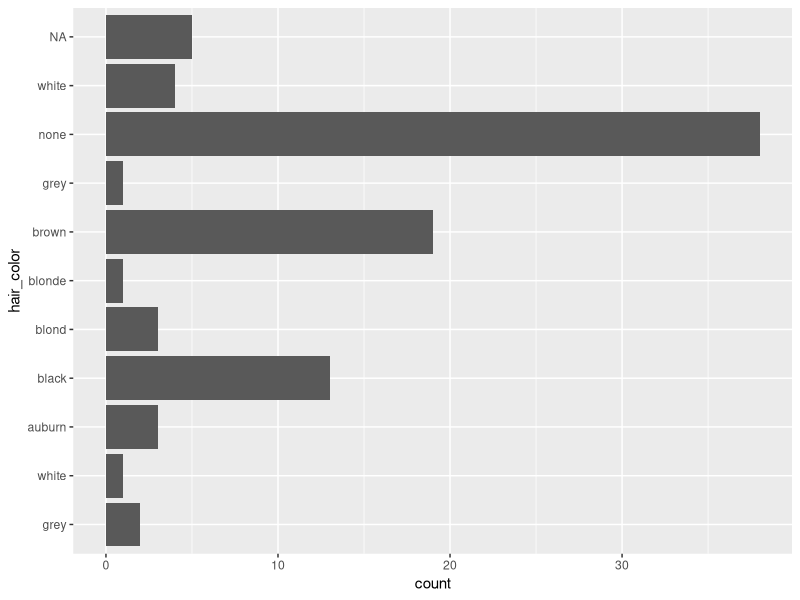
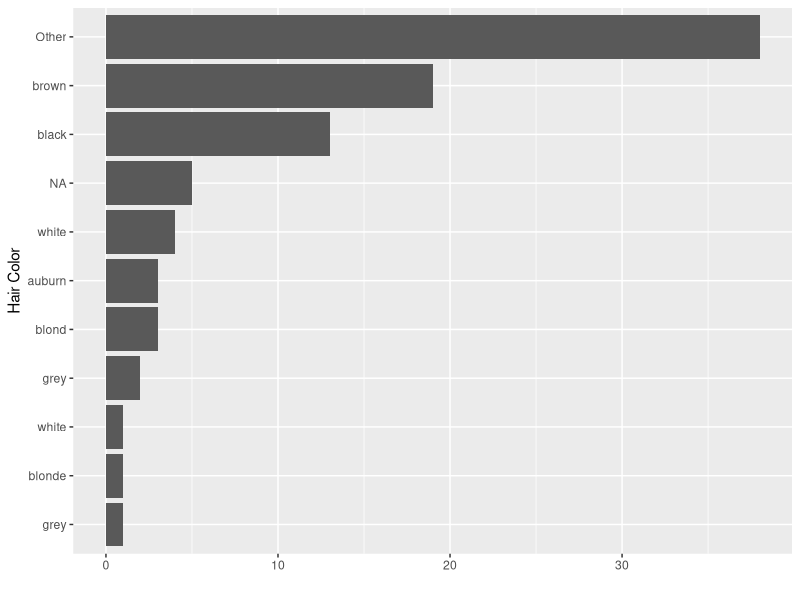
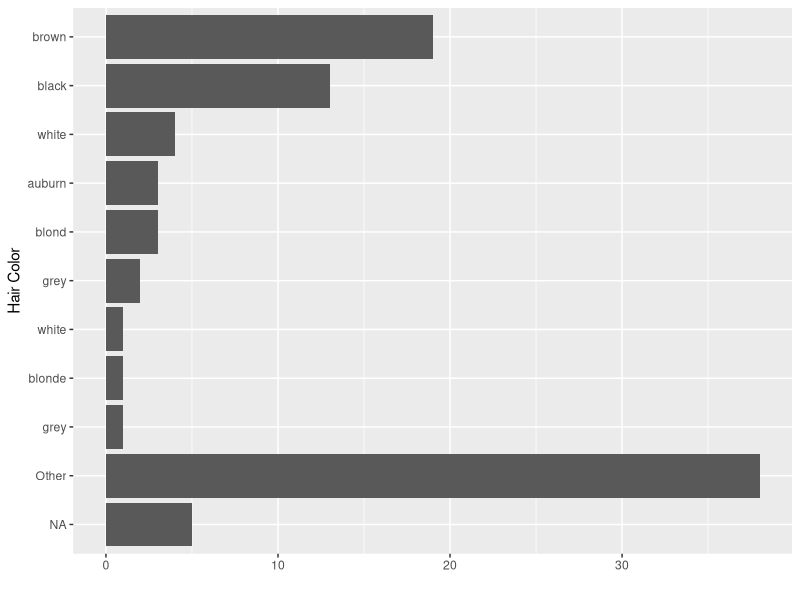
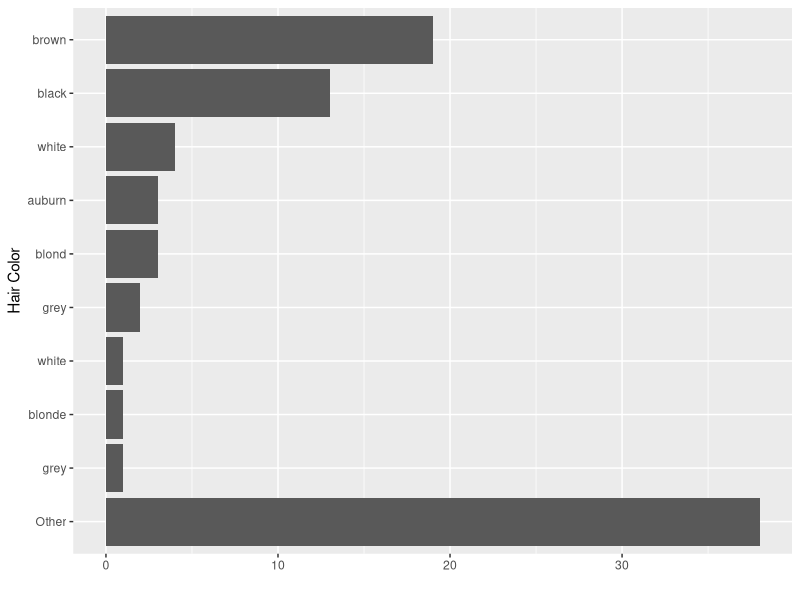
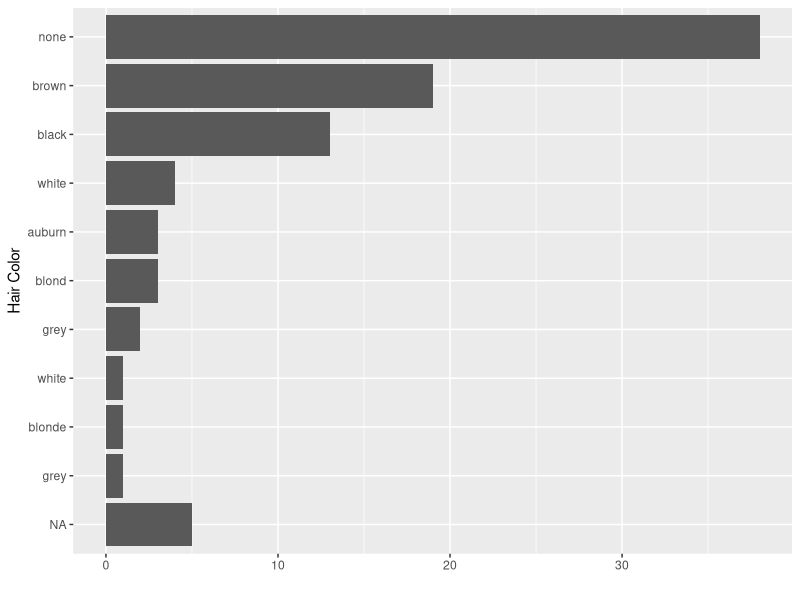
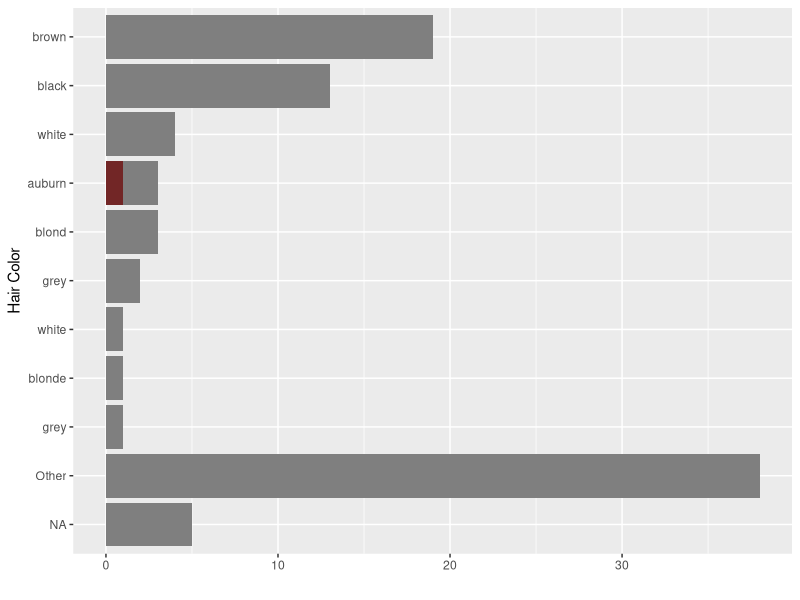
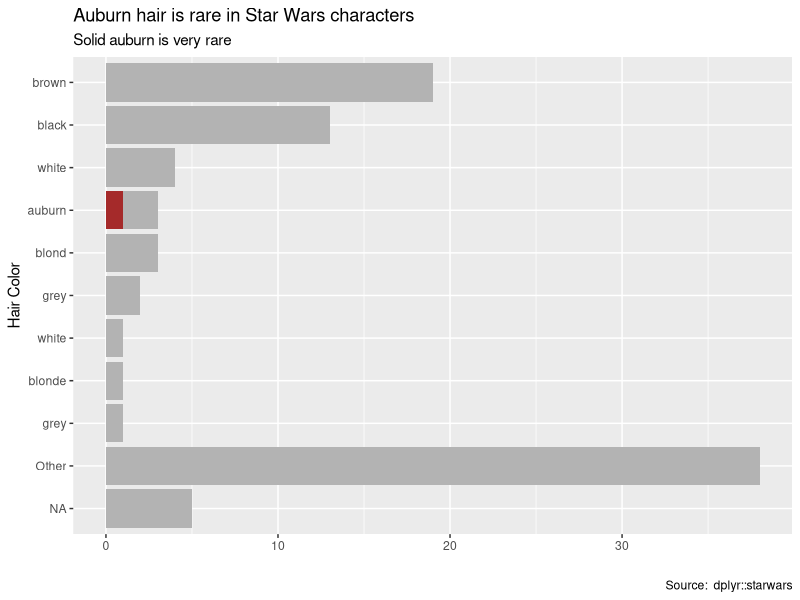

Reproduce these figures in R, in order.
## ---- chunk 1
library(tidyverse)
## ---- chunk 2
starwars %>%
  separate_rows(hair_color, sep = ",") %>%
  ggplot() +
  geom_bar(aes(hair_color)) +
  coord_flip()

starwars %>%
  separate_rows(hair_color, sep = ",") %>%
  ggplot() +
  geom_bar(aes(fct_rev(fct_infreq(
    fct_explicit_na(fct_other(hair_color, drop = c("none", "unknown")), na_level = "NA")
  )))) +
  coord_flip() +
  labs(y = "", x = "Hair Color")

# geom_bar(aes(fct_rev(fct_infreq(hair_color)))) +
# fct_explicit_na(hair_color, na_level = "NA")

starwars %>%
  separate_rows(hair_color, sep = ",") %>%
  ggplot() +
  geom_bar(aes(fct_rev(
    fct_explicit_na(fct_other(
      fct_infreq(hair_color), drop = c("none", "unknown")
    ), na_level = "NA")
  ))) +
  coord_flip() +
  labs(y = "", x = "Hair Color")

starwars %>%
  separate_rows(hair_color, sep = ",") %>%
  drop_na(hair_color) %>% 
  ggplot() +
  geom_bar(aes(fct_rev(
    fct_explicit_na(fct_other(
      fct_infreq(hair_color), drop = c("none", "unknown")
    ), na_level = "NA")
  ))) +
  coord_flip() +
  labs(y = "", x = "Hair Color")

starwars %>%
  separate_rows(hair_color, sep = ",") %>%
  ggplot() +
  geom_bar(aes(fct_rev(
    fct_explicit_na(
      fct_infreq(hair_color)
    , na_level = "NA")
  ))) +
  coord_flip() +
  labs(y = "", x = "Hair Color")


auburn <- starwars %>% 
  filter(hair_color == "auburn")




## ---- chunk 3
starwars %>%
  separate_rows(hair_color, sep = ",") %>%
  ggplot() +
  geom_bar(aes(fct_rev(
    fct_explicit_na(fct_other(
      fct_infreq(hair_color), drop = c("none", "unknown")
    ), na_level = "NA")
  )), fill = "grey50") +
  geom_bar(data = auburn, aes(hair_color), fill = "#722626") +
  coord_flip() +
  labs(y = "", x = "Hair Color") 
  #geom_bar(data = auburn, aes(hair_color), color = "red") +
  
## ---- chunk 4
starwars %>%
  separate_rows(hair_color, sep = ",") %>%
  ggplot() +
  geom_bar(aes(fct_rev(
    fct_explicit_na(fct_other(
      fct_infreq(hair_color), drop = c("none", "unknown")
    ), na_level = "NA")
  )), fill = "grey70") +
  geom_bar(data = starwars %>% filter(hair_color == "auburn"), aes(hair_color), fill = "brown") +
  coord_flip() +
  labs(y = "", x = "Hair Color",
       title = "Auburn hair is rare in Star Wars characters",
       subtitle = "Solid auburn is very rare",
       caption = "Source:  dplyr::starwars") 
